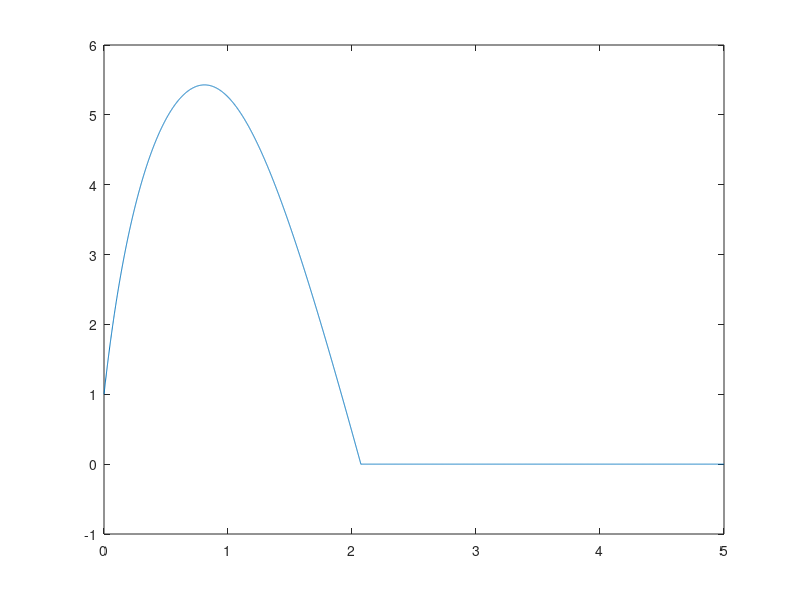

Recreate this plot in MATLAB.
close all
clear all
clc



%Constnates 
g=9.8;
vlim=6.8;
m=1;
alpha=m*g/(vlim^2);

%vetores
ti=0;
tf=5;
h=0.001;
t=ti:h:tf;
vi_an=-vlim*tanh((g/vlim)*t);
v(1)=16;

z=zeros(length(t),1);
z(1)=1;

%Euler

for i=1:length(t)-1
     a(i)=-g-((g*v(i)*abs(v(i))/vlim^2));    
     v(i+1)=v(i)+a(i)*h;
     z(i+1)=z(i)+v(i)*h;
     
     if z(i+1)<0
         break;
     end
     
end


ft=interp1(z(2072:2073),t(2072:2073),0);


plot(t,z)

